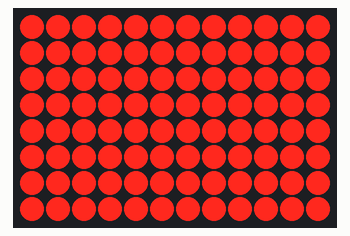
The sketch below on a simulated Arduino Uno R4 WiFi. Shown: 12×8 LED matrix.

Above: at 0.1 s.

The sketch:

led_matrix.ino
```cpp
#include "Arduino_LED_Matrix.h"

ArduinoLEDMatrix matrix;

const uint32_t start[] =
{
    0xFFFFFFFF,
    0xFFFFFFFF,
    0xFFFFFFFF
};

void setup()
{
    Serial.begin(115200);
    matrix.begin();
}

void loop()
{
    matrix.loadFrame(start);
    delay(30);
}
```
